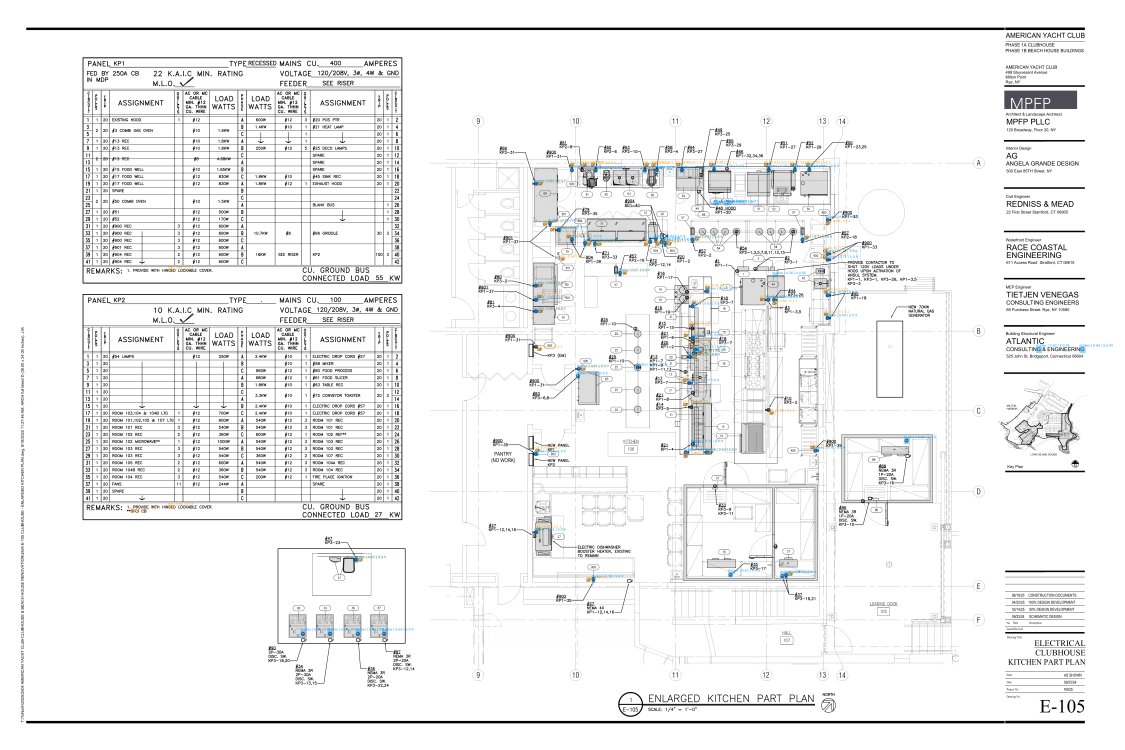
#> input picture annotated_output.png, 4500 x 3000 px (shown at 1/4 size)
$ python -i symbol_different_matching_techniques.py   (imports and definitions only)
#> lines starting #> are read from the running program, lines starting #| are printed output that depends on the picture
"""
Electrical Symbol Detection System
Detects and counts electrical symbols in layout drawings with multiple matching methods.
Methods: template_matching, edge_matching, shape_matching, frequency_matching, cnn_features
All methods use confidence threshold + NMS filtering.
"""

import cv2
import numpy as np
from typing import List, Tuple, Dict
import matplotlib.pyplot as plt
from dataclasses import dataclass


@dataclass
class Detection:
    """Store detection information"""
    bbox: Tuple[int, int, int, int]  # (x, y, w, h)
    confidence: float
    scale: float
    rotation: float
    center: Tuple[int, int]


class ElectricalSymbolDetector:
    """
    Detects electrical symbols in layout drawings using multiple matching methods.
    Methods: template_matching, edge_matching, shape_matching, frequency_matching, cnn_features
    """

    def __init__(self,
                 scales: List[float] = None,
                 rotations: List[float] = None,
                 threshold: float = 0.7,
                 nms_threshold: float = 0.3,
                 method: str = 'template_matching'):
        """
        Initialize the detector.

        Args:
            scales: List of scale factors
            rotations: List of rotation angles in degrees
            threshold: Matching threshold
            nms_threshold: Non-maximum suppression IoU threshold
            method: Detection method - 'template_matching', 'edge_matching',
                   'shape_matching', 'frequency_matching', 'cnn_features'
        """
        self.scales = scales or [0.8, 0.9, 1.0, 1.1, 1.2]
        self.rotations = rotations or list(range(0, 360, 15))
        self.threshold = threshold
        self.nms_threshold = nms_threshold
        self.method = method.lower()
        self.template = None
        self.template_gray = None
        self.template_edges = None
        self.template_contour = None
        self.template_cnn_features = None
        self.template_source_image = None

        # Validate method
        valid_methods = ['template_matching', 'edge_matching', 'shape_matching',
                        'frequency_matching', 'cnn_features']
        if self.method not in valid_methods:
            raise ValueError(f"Invalid method '{self.method}'. Choose from: {valid_methods}")

        # Initialize CNN model if needed
        if self.method == 'cnn_features':
            self._initialize_cnn()

    # [207 lines left out: functions _initialize_cnn, select_template_roi, rotate_image, template_match_standard, not called in this run]

    def template_match_edges(self, image_gray: np.ndarray) -> List[Detection]:
        """
        Edge-based template matching (robust to noise and lighting).
        """
        detections = []
        h_img, w_img = image_gray.shape
#> h_img = 3000; w_img = 4500

        # Extract edges from search image
        image_edges = cv2.Canny(image_gray, 50, 150)
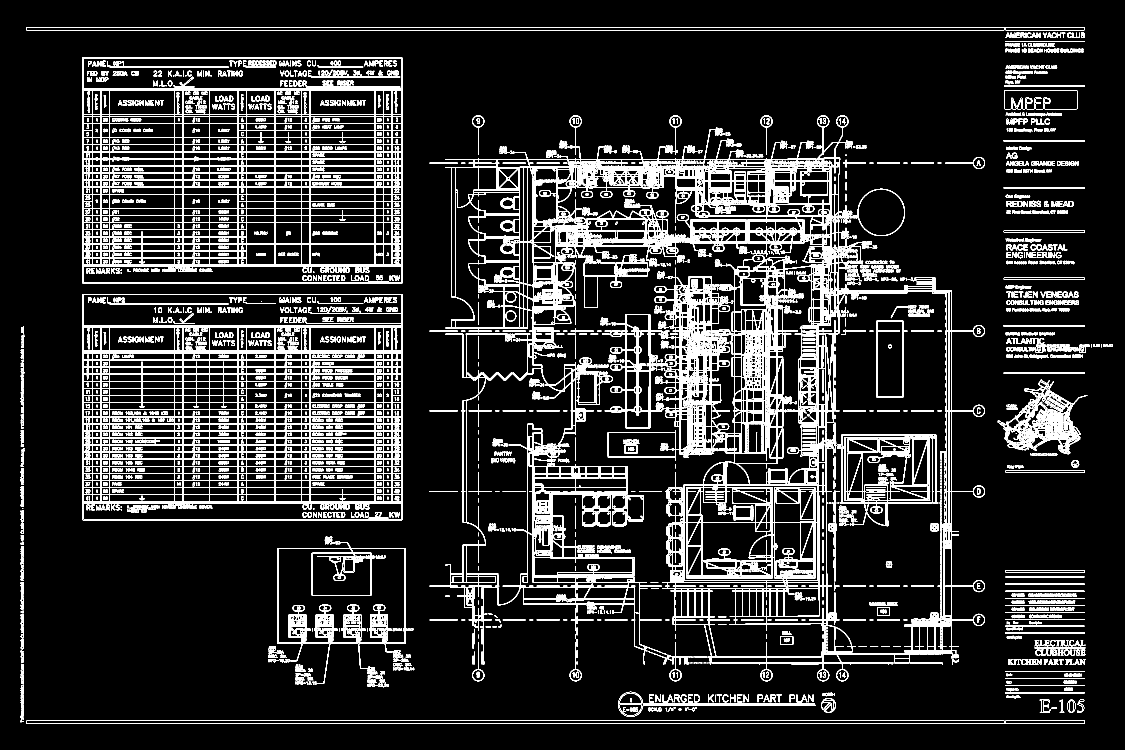
#> image_edges: shape (3000, 4500) (shown at 1/4 size); 6.6% white in thin lines or dots

        print("Searching with edge-based matching...")
        total_iterations = len(self.scales) * len(self.rotations)
        current_iteration = 0

        for scale in self.scales:
            for rotation in self.rotations:
                current_iteration += 1

                if current_iteration % 10 == 0:
                    print(f"  Progress: {current_iteration}/{total_iterations}")

                h_t, w_t = self.template_edges.shape
                new_w = int(w_t * scale)
                new_h = int(h_t * scale)

                if new_w < 10 or new_h < 10 or new_w > w_img or new_h > h_img:
                    continue

                resized_template = cv2.resize(self.template_edges, (new_w, new_h))
                rotated_template, _ = self.rotate_image(resized_template, rotation)

                if rotated_template.shape[0] > h_img or rotated_template.shape[1] > w_img:
                    continue

                # Edge-based template matching
                result = cv2.matchTemplate(image_edges, rotated_template, cv2.TM_CCOEFF_NORMED)

                locations = np.where(result >= 0.5)

                for pt in zip(*locations[::-1]):
                    x, y = pt
                    w, h = rotated_template.shape[1], rotated_template.shape[0]
                    confidence = result[y, x]
                    center = (x + w // 2, y + h // 2)

                    detection = Detection(
                        bbox=(x, y, w, h),
                        confidence=float(confidence),
                        scale=scale,
                        rotation=rotation,
                        center=center
                    )
                    detections.append(detection)
#> after the loop, current_iteration = 1; detections = []

        return detections

    # [483 lines left out: functions shape_match, frequency_match, cnn_feature_match, non_max_suppression, calculate_iou, detect_symbols and 4 more, not called in this run]


# [77 lines not run here, left out]

>>> import cv2
>>> picture = cv2.imread('../annotated_output.png', cv2.IMREAD_GRAYSCALE)
#> (the run stopped early here; a loop or call above may not have finished)
